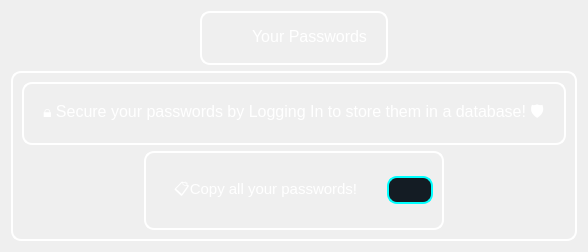
            <widget class="QWidget" name="History_Page">
             <layout class="QVBoxLayout" name="verticalLayout_6">
              <item alignment="Qt::AlignHCenter">
               <widget class="QFrame" name="frame_23">
                <property name="styleSheet">
                 <string notr="true">QFrame{
    border-radius: 10px;
    border: 2px solid  white;
    padding: 5px;
color:white;}
QLabel{
border:0px;
}</string>
                </property>
                <property name="frameShape">
                 <enum>QFrame::StyledPanel</enum>
                </property>
                <property name="frameShadow">
                 <enum>QFrame::Raised</enum>
                </property>
                <layout class="QHBoxLayout" name="horizontalLayout_13">
                 <property name="spacing">
                  <number>0</number>
                 </property>
                 <property name="leftMargin">
                  <number>0</number>
                 </property>
                 <property name="topMargin">
                  <number>0</number>
                 </property>
                 <property name="bottomMargin">
                  <number>0</number>
                 </property>
                 <item>
                  <widget class="QLabel" name="label_16">
                   <property name="minimumSize">
                    <size>
                     <width>40</width>
                     <height>40</height>
                    </size>
                   </property>
                   <property name="maximumSize">
                    <size>
                     <width>40</width>
                     <height>40</height>
                    </size>
                   </property>
                   <property name="text">
                    <string />
                   </property>
                   <property name="pixmap">
                    <pixmap resource="../Qss/icons/_icons.qrc">:/icons/Icons/feather/hard-drive.png</pixmap>
                   </property>
                   <property name="scaledContents">
                    <bool>true</bool>
                   </property>
                  </widget>
                 </item>
                 <item alignment="Qt::AlignHCenter">
                  <widget class="QLabel" name="label_11">
                   <property name="font">
                    <font>
                     <pointsize>12</pointsize>
                    </font>
                   </property>
                   <property name="layoutDirection">
                    <enum>Qt::LeftToRight</enum>
                   </property>
                   <property name="text">
                    <string>Your Passwords</string>
                   </property>
                   <property name="alignment">
                    <set>Qt::AlignHCenter|Qt::AlignTop</set>
                   </property>
                  </widget>
                 </item>
                </layout>
               </widget>
              </item>
              <item>
               <widget class="QFrame" name="frame_22">
                <property name="sizePolicy">
                 <sizepolicy hsizetype="Preferred" vsizetype="Expanding">
                  <horstretch>0</horstretch>
                  <verstretch>0</verstretch>
                 </sizepolicy>
                </property>
                <property name="styleSheet">
                 <string notr="true">QFrame{
border:2px solid white;
border-radius:10px;
color:white;}
QLabel{
padding:15px;
border:2px solid white;
border-radius:10px;
}
#label_17{
border:0px;}

QPushButton{
	background-color:#141C24;
	border : 2px solid #00FFFF;
	padding:5px;
	border-radius:10px;
color:white;
}
QPushButton:hover {
    background-color: #394B5A;
}</string>
                </property>
                <property name="frameShape">
                 <enum>QFrame::StyledPanel</enum>
                </property>
                <property name="frameShadow">
                 <enum>QFrame::Raised</enum>
                </property>
                <layout class="QVBoxLayout" name="verticalLayout_30">
                 <item alignment="Qt::AlignHCenter|Qt::AlignVCenter">
                  <widget class="QLabel" name="your_passwords_db">
                   <property name="font">
                    <font>
                     <pointsize>12</pointsize>
                    </font>
                   </property>
                   <property name="text">
                    <string>🔒 Secure your passwords by Logging In to store them in a database! 🛡️</string>
                   </property>
                  </widget>
                 </item>
                 <item alignment="Qt::AlignHCenter|Qt::AlignBottom">
                  <widget class="QFrame" name="frame_11">
                   <property name="frameShape">
                    <enum>QFrame::StyledPanel</enum>
                   </property>
                   <property name="frameShadow">
                    <enum>QFrame::Raised</enum>
                   </property>
                   <layout class="QHBoxLayout" name="horizontalLayout_24">
                    <item>
                     <widget class="QLabel" name="label_17">
                      <property name="font">
                       <font>
                        <pointsize>11</pointsize>
                       </font>
                      </property>
                      <property name="text">
                       <string>📋Copy all your passwords! </string>
                      </property>
                     </widget>
                    </item>
                    <item>
                     <widget class="QPushButton" name="Copy_all_pass_db">
                      <property name="cursor">
                       <cursorShape>PointingHandCursor</cursorShape>
                      </property>
                      <property name="text">
                       <string />
                      </property>
                      <property name="icon">
                       <iconset resource="../Qss/icons/_icons.qrc">
                        <normaloff>:/icons/Icons/feather/clipboard.png</normaloff>:/icons/Icons/feather/clipboard.png</iconset>
                      </property>
                     </widget>
                    </item>
                   </layout>
                  </widget>
                 </item>
                </layout>
               </widget>
              </item>
             </layout>
            </widget>
